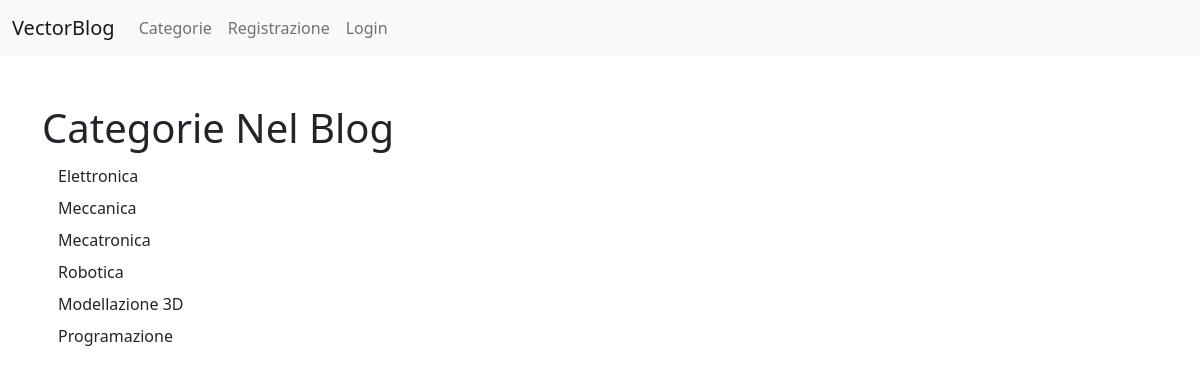
The page /category-list/ on the database its author committed.
### Eblog/models.py (models this page shows, shortened)
class Category(models.Model):
	name = models.CharField(max_length = 200)
	def __str__(self):
		return self.name

### Eblog/views.py (the view)
# urls.py: path('category-list/', CategoryListView, name='category-list'),
def CategoryListView(request):
	cat_menu_list = Category.objects.all()
	return render(request, 'category_list.html', {'cat_menu_list':cat_menu_list})

### Eblog/templates/category_list.html (shortened to what this page needs)
{% extends 'base.html' %}
 {% block content %}
 		<h1>Categorie Nel Blog</h1>
 		{% for item in cat_menu_list %}
           </h4><a class="dropdown-item" href="{%url 'category' item%}">{{ item }}</a></h4>
        {% endfor %}
{% endblock %}

### rows shown on the page
Category: name "Elettronica"
Category: name "Meccanica"
Category: name "Mecatronica"
Category: name "Robotica"
Category: name "Modellazione 3D"
Category: name "Programazione"
